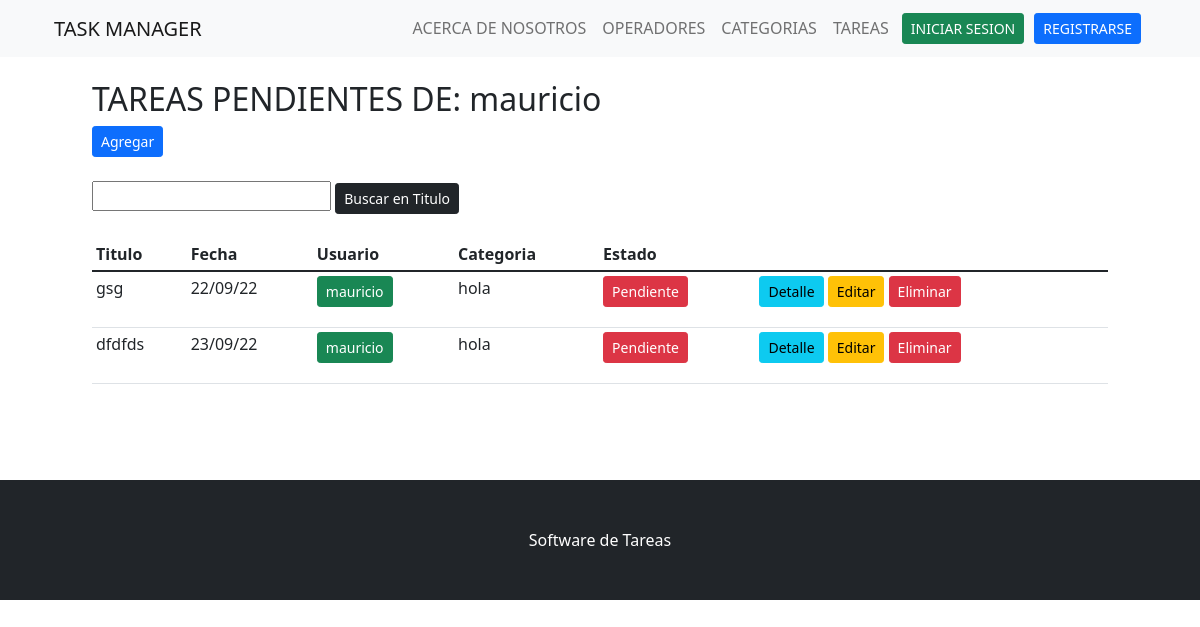
Before: /tarea_usuario/1 with the older database file.
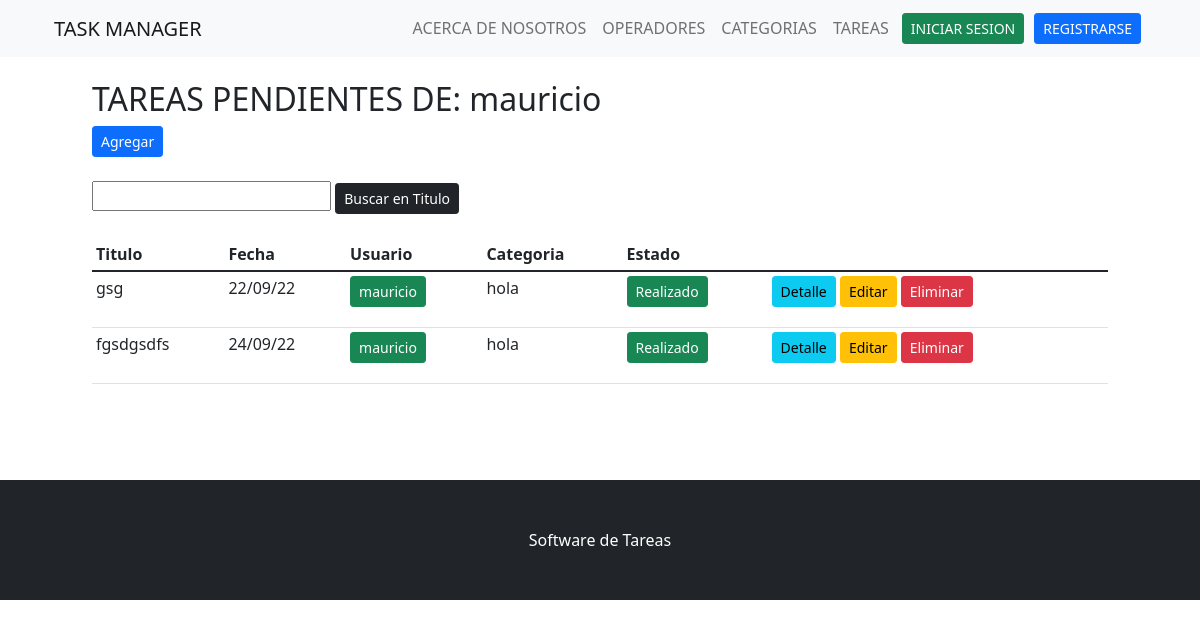
After: the same page with the newer database file.
### app_tareas/models.py (models this page shows, shortened)
class Tarea(models.Model):
    usuario = models.ForeignKey(User,null=False, on_delete=models.CASCADE)
    titulo = models.CharField(max_length=200,null=False)
    descripcion = models.TextField(null=False)
    completo = models.BooleanField(default=False)
    creado = models.DateTimeField(auto_now_add=True)
    categoria = models.ForeignKey(Categoria,null=False,on_delete=models.PROTECT)
    class Meta:
        ordering = ['completo']

class Categoria(models.Model):
    descripcion = models.CharField(max_length=100)
    def __str__(self):
        return self.descripcion

### app_tareas/views.py (the view)
# urls.py: path('tarea_usuario/<int:usuario_id>', tarea , name ='tarea_usuario'),
def tarea(request, usuario_id):
    user = User.objects.filter(id = usuario_id)
    tareas = Tarea.objects.filter(usuario_id = user[0])
    return render(request, "app_tareas/tareas/tarea_usuario.html", {'tareas': tareas, 'empleado': user[0]})

### app_tareas/templates/app_tareas/tareas/tarea_usuario.html (shortened to what this page needs)
{% extends 'app_tareas/plantilla_base.html' %}
{% block contenido %}
<div class = 'container'>
    <h2>TAREAS PENDIENTES DE: {{empleado}}</h2>
    <a href="{% url 'crear_tarea' %}" class="btn btn-primary btn-sm">Agregar</a>
</div>
<br>
<div class="container">
    <form action="" method="GET">
        <input type="text" name="buscar">
        <input type="submit" value="Buscar en Titulo" class="btn btn-dark btn-sm">
    </form>
</div>
<br>
<div class ='container'>
    <div class = 'row'>
        <div class = 'col-12'>
                    <table class = 'table  table-hover table-responsive-sm table-sm'>
                        <thead class='thead-dark'>
                            <tr>
                                <th>Titulo</th>
                                <th>Fecha</th>
                                <th>Usuario</th>
                                <th>Categoria</th>
                                <th>Estado</th>
                            </tr>
                        </thead>
                        <tbody>
                            {% for i in tareas %}
                            <tr class="completo">
                                <td>{{i.titulo}}</td>
                                <td>{{i.creado|date:"d/m/y"}}</td>
                                <td><a href="" class="btn btn-success btn-sm">{{i.usuario}}</a></td>
                                <td>{{i.categoria}}</td>
                                {% if i.completo %}
                                <td><p class="btn btn-success btn-sm">Realizado</p></td>
                                {% else %}
                                <td><p class="btn btn-danger btn-sm">Pendiente</p></td>
                                {% endif %}
                                <td><a href="{% url 'tarea' i.id %}" class="btn btn-info btn-sm">Detalle</a>
                                <a href="{% url 'editar_tarea' i.id %}" class="btn btn-warning btn-sm">Editar</a>
                                <a href="{% url 'eliminar_tarea' i.id %}" class="btn btn-danger btn-sm">Eliminar</a></td>
                            </tr>
                            {% empty %}
                            <h3> No hay elementos en esta lista </h3>
                            {% endfor %}
                        </tbody>
                    </table>
        </div>
    </div>
</div>
{% endblock contenido %}

Changed rows visible on the page:
removed Tarea: titulo "dfdfds", creado "23/09/22", usuario "mauricio", categoria "hola", completo "Pendiente"
changed Tarea "gsg": completo "Pendiente" → "Realizado"
added Tarea: titulo "fgsdgsdfs", creado "24/09/22", usuario "mauricio", categoria "hola", completo "Realizado"
